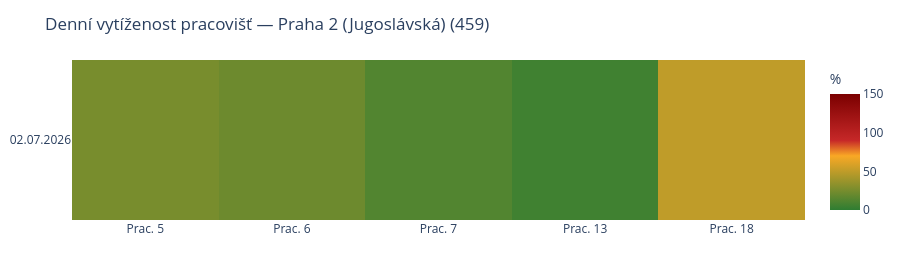

Source (notebook cell):
### Markdown cell above
## 6. Vytíženost jednotlivých pracovišť (heatmapa den × pracoviště)

### Code cell
for branch_id in sorted(workstation_daily["BRANCH_ID"].unique()):
    name = workstation_daily.loc[workstation_daily["BRANCH_ID"] == branch_id, "BRANCH_NAME"].iloc[0]
    rl.fig_workstation_heatmap(workstation_daily, branch_id, name).show()

### Figure 1 — Plotly figure (JSON) as saved in the notebook; plotly's stock layout.template omitted (floating-point values rounded to 4 significant figures)
{"data": [{"colorbar": {"title": {"text": "%"}}, "colorscale": [[0.0, "#2E7D32"], [0.4667, "#F9A825"], [0.6, "#C62828"], [1.0, "#7B0000"]], "hovertemplate": "%{x} | %{y}<br>Vytíženost: %{z:.1f} %<extra></extra>", "type": "heatmap", "x": ["Prac. 5", "Prac. 6", "Prac. 7", "Prac. 13", "Prac. 18"], "y": ["02.07.2026"], "z": [[25.42, 21.88, 12.5, 6.042, 50.0]], "zmax": 150, "zmin": 0}], "layout": {"height": 260, "margin": {"b": 40, "l": 10, "r": 10, "t": 60}, "title": {"text": "Denní vytíženost pracovišť — Praha 2 (Jugoslávská) (459)"}}}
